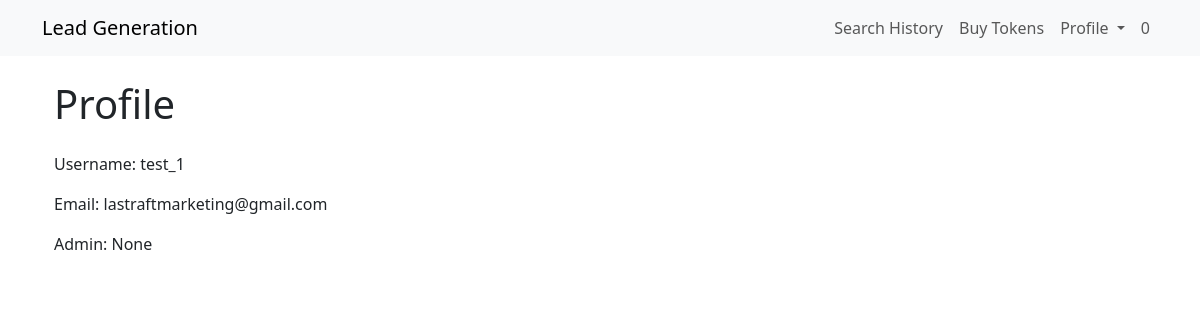
The page /profile.html (signed in) on the database its author committed.
### app/main/models.py (models this page shows, shortened)
class User(UserMixin, db.Model):
    id = db.Column(db.Integer, primary_key=True)
    username = db.Column(db.String(64), index=True, unique=True)
    email = db.Column(db.String(120), index=True, unique=True)
    password_hash = db.Column(db.String(128))
    subscription = db.Column(db.String(10))
    tokens = db.Column(db.Integer, default=30)
    search_history = db.relationship('SearchHistory', back_populates='user', lazy='dynamic')
    is_admin = db.Column(db.Boolean, default=False)

### app/main/routes.py (the view)
@main_bp.route('/profile.html', methods=['GET', 'POST'])
@login_required
def profile():
    return render_template('profile.html', title='Profile', user=current_user)

### app/main/models.py (called while the page is built)
@login_manager.user_loader
def load_user(id):
    return User.query.get(int(id))

### app/templates/profile.html
{% extends "base.html" %}
{% block content %}
<div class="container mt-4">
    <h1 class="mb-4">Profile</h1>
    <p>Username: {{ user.username }}</p>
    <p>Email: {{ user.email }}</p>
    <p>Admin: {{ user.is_admin }}</p>
</div>
{% endblock %}

### app/templates/base.html (shortened to what this page needs)
<!doctype html>
<html lang="en">
  <head>
    <link href="https://cdn.jsdelivr.net/npm/bootstrap@5.3.0-alpha1/dist/css/bootstrap.min.css" rel="stylesheet">
  </head>
  <body>
    <nav class="navbar navbar-expand-lg navbar-light bg-light">
      <div class="container">
        <a class="navbar-brand" href="{{ url_for('main.index') }}">Lead Generation</a>
        <ul class="navbar-nav ml-auto">
          {% if current_user.is_authenticated %}
          <li class="nav-item">
            <a class="nav-link" href="{{ url_for('main.search_history') }}">Search History</a>
          </li>
          <li class="nav-item">
            <a class="nav-link" href="{{ url_for('main.buy_tokens')}}">Buy Tokens</a>
          </li>
          <li class="nav-item dropdown">
            <a class="nav-link dropdown-toggle" href="#" id="profileDropdown" role="button" data-bs-toggle="dropdown" aria-haspopup="true" aria-expanded="false">
                Profile
            </a>
          </li>
          <li class="nav-item">
            <span class="nav-link">{{ current_user.tokens if current_user.tokens else 0}}</span>
          </li>
          {% endif %}
        </ul>
      </div>
    </nav>
    <div class="container">
      {% block content %}{% endblock %}
    </div>
  </body>
</html>

### rows shown on the page
User: tokens "0", username "test_1", email "lastraftmarketing@gmail.com", is_admin "None"
